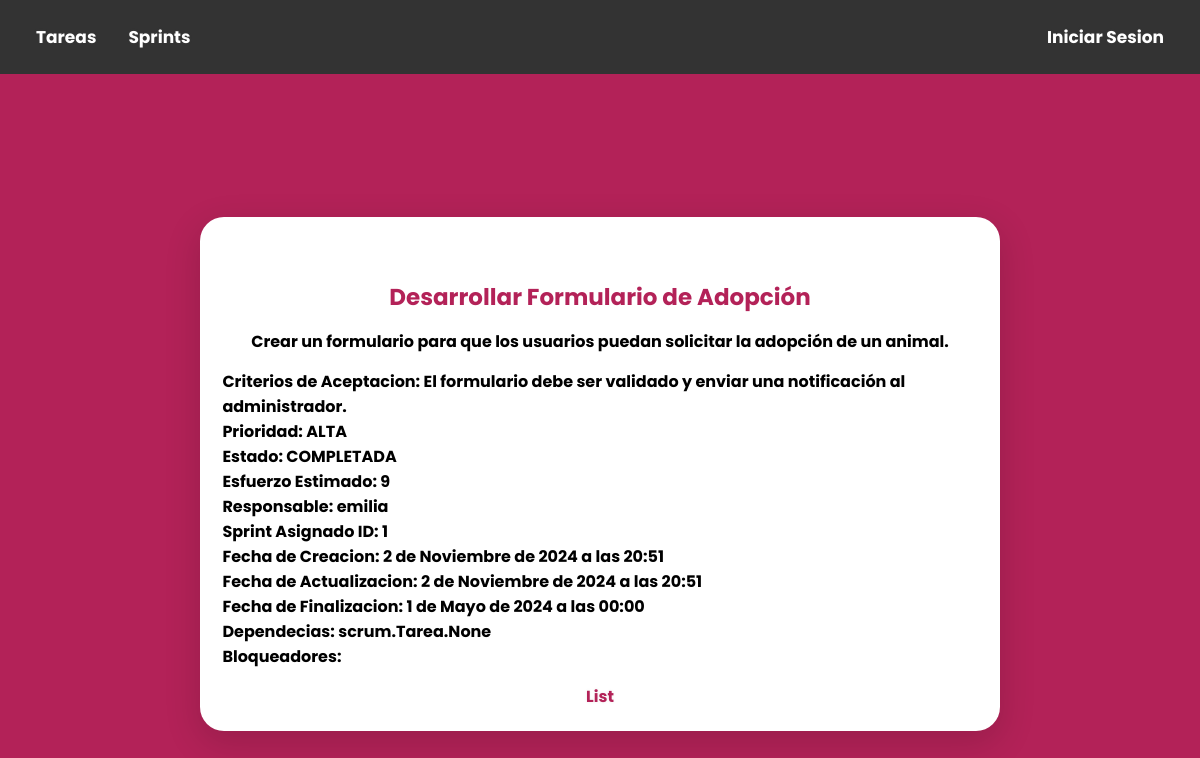
The app's page /tarea/3/ with its own data.
### scrum/models.py (models this page shows, shortened)
class Tarea(models.Model):
    PRIORIDADES = [
        ('BAJA', 'Baja'),
        ('MEDIA', 'Media'),
        ('ALTA', 'Alta'),
    ]
    titulo = models.CharField(max_length=200,
                              verbose_name="Titulo de la Tarea",  help_text="Un titulo que describa la tarea.") #Mejoras para mejor legibilidad en el apartado admin.
    descripcion = models.TextField(
        null=False,
        blank=True
    )
    criterios_aceptacion = models.TextField(
        blank=True,
        null=True
    )
    prioridad = models.CharField(
        max_length=10,
        choices=PRIORIDADES, #Son las opciones, en este caso la tupla PRIORIDADES
        default='BAJA'
    )
    estado = models.CharField(
        max_length=20,
        choices=ESTADOS,
        default='POR_HACER' #Por defecto es POR_HACER
    )
    esfuerzo_estimado = models.IntegerField(
        null=True,
        blank=True
    )
    responsable = models.ForeignKey( #Clave foranea
        User,
        null=True,
        on_delete=models.SET_NULL #Al eliminar el usuario se establece la relacion a NULL
    )
    sprint_asignado = models.ForeignKey( #Clave foranea
        'Sprint',
        null=True,
        blank=True,
        on_delete=models.SET_NULL #Al eliminar un Sprint, se establece la relación a NULL
    )
    fecha_de_creacion = models.DateTimeField(auto_now=True)
    fecha_de_actualizacion = models.DateTimeField(auto_now_add=True)
    fecha_de_finalizacion = models.DateTimeField(null=True,blank=True) #Campo de mejora, para agregar una fecha de finalizacion a la tarea
    dependencias = models.ManyToManyField(  #Relacion de muchos a muchos
        'self',
        symmetrical=False,  #La relación no es simétrica; permite dependencias unidireccionales
        blank=True #Puede estar en blanco
    )
    bloqueadores = models.TextField(
        null=True,  #Puedo ser nulo
        blank=True, #Puede estar en blanco
    )
    class Meta:   #Metadato, es decir informacion de los datos o en este caso el modelo
        constraints = [ #Condicionales o reglas que se aplican a los campos de la base de datos para garantizar la integridad de los datos
            models.CheckConstraint(check=Q(estado='POR_HACER') | Q(estado='EN_PROGRESO') | Q(estado='COMPLETADA'), name='estado_valido_tarea'),
            models.CheckConstraint(check=Q(prioridad='BAJA') | Q(prioridad='MEDIA') | Q(prioridad='ALTA'), name='prioridad_valido_tarea'),
            models.CheckConstraint(check=Q(esfuerzo_estimado__gte=0), name='esfuerzo_estimado_no_negativo'),
            models.CheckConstraint(
                check=Q(estado='COMPLETADA') | Q(fecha_de_finalizacion__isnull=True),
                name='fecha_finalizacion_tarea'
            ), #Constraint de mejora, si una tarea esta completada fecha de finalizacion puede tener un valor valido no null.
        ]

class Sprint(models.Model):
    nombre = models.CharField(max_length=100,
                              verbose_name="Nombre del Sprint", help_text="Nombre descriptivo del Sprint") #Mejoras para mejor legibilidad en el apartado admin.
    objetivo = models.TextField(
        blank=True,
        null=True
    )
    fecha_inicio = models.DateField()
    fecha_fin = models.DateField()
    velocidad = models.IntegerField()
    scrum_master = models.ForeignKey(
        User,
        null=True,
        on_delete=models.SET_NULL,
        related_name='sprint_como_scrum_master'
    )
    equipo_de_desarrollo = models.ManyToManyField(
        User,
        blank=True,
        related_name='sprint_como_desarrollador'
    )
    backlog_sprint = models.ManyToManyField(
        'Tarea',
        blank=True,
        related_name='sprint_backlog'
    )
    fecha_creacion = models.DateTimeField(auto_now_add=True)
    fecha_actualizacion = models.DateTimeField(auto_now_add=True)
    class Meta:
        constraints = [
            models.CheckConstraint(check=Q(velocidad__gte=0), name='velocidad_no_negativa'),
            models.CheckConstraint(
                check=Q(fecha_fin__gte=models.F('fecha_inicio')),
                name='fecha_fin_posterior'
            ),
        ]

### scrum/views.py (the view)
# urls.py: path("tarea/<int:pk>/",views.TareaDetailView.as_view(),name="tarea-detalle")
class TareaDetailView(DetailView):
    model = Tarea
    context_object_name = "tarea"

### templates/scrum/tarea_detail.html
{% extends "base.html" %}
{% block content %}
<div class="centrar">
    <div class="container">
        <p class="titulo-container">{{ tarea.titulo }}</p>
        <p>{{ tarea.descripcion }}</p>
        <ul class="lista-tareas">
            <li><b>Criterios de Aceptacion:</b> {{ tarea.criterios_aceptacion }}</li>
            <li><b>Prioridad:</b> {{ tarea.prioridad }}</li>
            <li><b>Estado:</b> {{ tarea.estado }}</li>
            <li><b>Esfuerzo Estimado:</b> {{ tarea.esfuerzo_estimado }}</li>
            <li><b>Responsable:</b> {{ tarea.responsable }}</li>
            <li><b>Sprint Asignado ID:</b> {{ tarea.sprint_asignado.id }}</li>
            <li><b>Fecha de Creacion:</b> {{ tarea.fecha_de_creacion }}</li>
            <li><b>Fecha de Actualizacion:</b> {{ tarea.fecha_de_actualizacion }}</li>
            <li><b>Fecha de Finalizacion:</b> {{ tarea.fecha_de_finalizacion }}</li>
            <li><b>Dependecias:</b> {{ tarea.dependencias }}</li>
            <li><b>Bloqueadores:</b> {{ tarea.bloqueadores }}</li>
        </ul>
        <a href="{% url 'scrum:tareas-lista' %}">List</a>
    </div>
</div>
{% endblock %}

### static/css/estilos.css (style rules this page uses)
* { margin: 0; padding: 0; box-sizing: border-box; text-decoration: none; }
body { font-family: 'Poppins', sans-serif; background-color: #b32258; }
.centrar { display: flex; flex-direction: column; justify-content: center; align-items: center; height: 100vh; }
.container { background-color: #FFFFFF; width: 100%; max-width: 800px; border-radius: 1.5em; box-shadow: 0px 11px 35px 2px rgba(0, 0, 0, 0.14); display: flex; flex-direction: column; align-items: center; justify-content: center; gap: 15px; padding: 1.4em; }
.lista-tareas { list-style-type: none; padding: 0; }
.titulo-container { padding-top: 40px; color: #b32258; font-family: 'Poppins', sans-serif; font-weight: bold; font-size: 23px; }
a { text-shadow: 0px 0px 3px rgba(117, 117, 117, 0.12); color: #b32258; text-decoration: none; font-family: 'Poppins', sans-serif; }

### records on screen
Tarea: titulo "Desarrollar Formulario de Adopción", descripcion "Crear un formulario para que los usuarios puedan solicitar la adopción de un animal.", criterios_aceptacion "El formulario debe ser validado y enviar una notificación al administrador.", prioridad "ALTA", estado "COMPLETADA", esfuerzo_estimado "9", responsable "emilia", sprint_asignado.id "1", fecha_de_creacion "2 de Noviembre de 2024 a las 20:51", fecha_de_actualizacion "2 de Noviembre de 2024 a las 20:51", fecha_de_finalizacion "1 de Mayo de 2024 a las 00:00", dependencias "scrum.Tarea.None"
